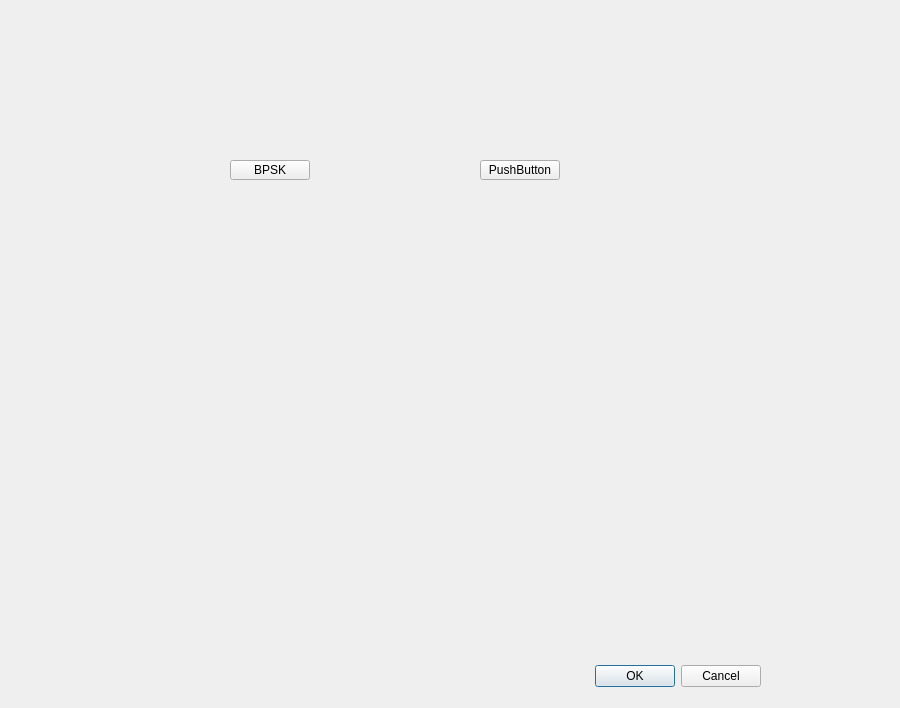
<?xml version="1.0" encoding="UTF-8"?>
<ui version="4.0">
 <class>Dialog</class>
 <widget class="QDialog" name="Dialog">
  <property name="geometry">
   <rect>
    <x>0</x>
    <y>0</y>
    <width>900</width>
    <height>708</height>
   </rect>
  </property>
  <property name="windowTitle">
   <string>Dialog</string>
  </property>
  <widget class="QDialogButtonBox" name="buttonBox">
   <property name="geometry">
    <rect>
     <x>420</x>
     <y>660</y>
     <width>341</width>
     <height>32</height>
    </rect>
   </property>
   <property name="orientation">
    <enum>Qt::Horizontal</enum>
   </property>
   <property name="standardButtons">
    <set>QDialogButtonBox::Cancel|QDialogButtonBox::Ok</set>
   </property>
  </widget>
  <widget class="QPushButton" name="BPSKPushButton">
   <property name="geometry">
    <rect>
     <x>230</x>
     <y>160</y>
     <width>80</width>
     <height>20</height>
    </rect>
   </property>
   <property name="text">
    <string>BPSK</string>
   </property>
  </widget>
  <widget class="QPushButton" name="pushButton">
   <property name="geometry">
    <rect>
     <x>480</x>
     <y>160</y>
     <width>80</width>
     <height>20</height>
    </rect>
   </property>
   <property name="text">
    <string>PushButton</string>
   </property>
  </widget>
 </widget>
 <resources/>
 <connections>
  <connection>
   <sender>buttonBox</sender>
   <signal>accepted()</signal>
   <receiver>Dialog</receiver>
   <slot>accept()</slot>
   <hints>
    <hint type="sourcelabel">
     <x>248</x>
     <y>254</y>
    </hint>
    <hint type="destinationlabel">
     <x>157</x>
     <y>274</y>
    </hint>
   </hints>
  </connection>
  <connection>
   <sender>buttonBox</sender>
   <signal>rejected()</signal>
   <receiver>Dialog</receiver>
   <slot>reject()</slot>
   <hints>
    <hint type="sourcelabel">
     <x>316</x>
     <y>260</y>
    </hint>
    <hint type="destinationlabel">
     <x>286</x>
     <y>274</y>
    </hint>
   </hints>
  </connection>
 </connections>
</ui>
